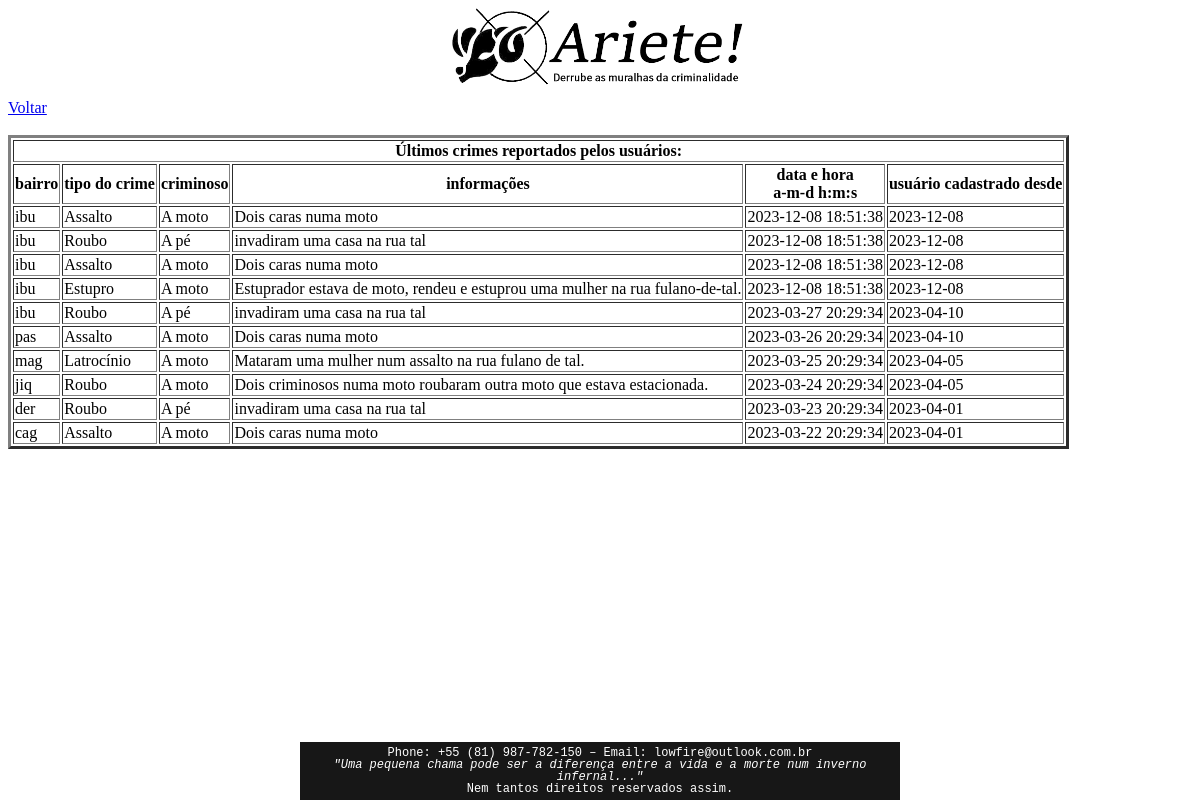
Page /ariete/php/crimes.php (signed in) on the committed database.
### tables this page shows
CREATE TABLE IF NOT EXISTS crimereport(
	id_rep INTEGER PRIMARY KEY AUTO_INCREMENT,
	id_usu INTEGER NOT NULL,
	distr VARCHAR(50) NOT NULL,
	crimetype VARCHAR(50) NOT NULL,
	criminal VARCHAR(50) NOT NULL,
	addinfo VARCHAR(100),
	dtime DATETIME NOT NULL
);

CREATE TABLE IF NOT EXISTS userinfo(
	id_usu INTEGER PRIMARY KEY AUTO_INCREMENT,
	login VARCHAR(15) UNIQUE NOT NULL,
	passw VARCHAR(50) NOT NULL,
	name VARCHAR(100) NOT NULL,
	email VARCHAR(100),
	phone VARCHAR(20),
	rdate DATE,
	adm TINYINT(1),
	u TINYINT(1)
);

### ariete/php/crimes.php (the view, shortened to what this page needs)
<?php
	include 'dbconn.php';
?>
<!DOCTYPE html>
<html lang="pt-BR">
<head>
</head>
<?php
	include '../header.php';
?>
<link rel="stylesheet" type="text/css" href="../css/header.css" />
<body>
	<a href="../home.php">Voltar</a>
	<br><br>
	<table border="3">
		<thead>
			<th scope="col" colspan="8">Últimos crimes reportados pelos usuários:</th>
			<tr>
				<th scope="col">bairro</th>
				<th scope="col">tipo do crime</th>
				<th scope="col">criminoso</th>
				<th scope="col">informações</th>
				<th scope="col">data e hora<br>a-m-d h:m:s</th>
				<th scope="col">usuário cadastrado desde</th>
			</tr>
		</thead>
		<tbody>
			<?php
				$rou = mysqli_fetch_assoc($dbconn -> query ("SELECT `u` FROM `userinfo` WHERE `id_usu`= '".strtolower($_COOKIE['login'])."' "));
				if($rou['u'] == 1){
					$result = $dbconn -> query("SELECT * FROM `crimereport` ORDER BY `crimereport`.`dtime` DESC");
				} else {
					$result = $dbconn -> query("SELECT * FROM `crimereport` WHERE `crimereport`.`dtime` < NOW() - INTERVAL 24 HOUR ORDER BY `crimereport`.`dtime` DESC");
				}
				while ($row = mysqli_fetch_assoc($result)) {
			?>
					<tr>
						<td><?php echo $row['distr']; ?></td>
						<td><?php echo $row['crimetype']; ?></td>
						<td><?php echo $row['criminal']; ?></td>
						<td><?php echo $row['addinfo']; ?></td>
						<td><?php echo $row['dtime']; ?></td>
						<td><?php $result2 = $dbconn -> query("SELECT `rdate` FROM `userinfo` WHERE `id_usu`= '".strtolower($row['id_usu'])."' "); $row2 = mysqli_fetch_assoc($result2); if(!empty($row2['rdate'])){ echo ''.$row2['rdate']; } else { }; ?></td>
					</tr>
			<?php
				}
			?>
		</tbody>
	</table>
</body>
<?php
	include '../footer.php';
?>
<link rel="stylesheet" type="text/css" href="../css/footer.css" />
</html>

### rows in the picture
crimereport: distr "ibu", crimetype "Assalto", criminal "A moto", addinfo "Dois caras numa moto", dtime "2023-12-08 18:51:38", userinfo.rdate "2023-12-08"
crimereport: distr "ibu", crimetype "Roubo", criminal "A pé", addinfo "invadiram uma casa na rua tal", dtime "2023-12-08 18:51:38", userinfo.rdate "2023-12-08"
crimereport: distr "ibu", crimetype "Assalto", criminal "A moto", addinfo "Dois caras numa moto", dtime "2023-12-08 18:51:38", userinfo.rdate "2023-12-08"
crimereport: distr "ibu", crimetype "Estupro", criminal "A moto", addinfo "Estuprador estava de moto, rendeu e estuprou uma mulher na rua fulano-de-tal.", dtime "2023-12-08 18:51:38", userinfo.rdate "2023-12-08"
crimereport: distr "ibu", crimetype "Roubo", criminal "A pé", addinfo "invadiram uma casa na rua tal", dtime "2023-03-27 20:29:34", userinfo.rdate "2023-04-10"
crimereport: distr "pas", crimetype "Assalto", criminal "A moto", addinfo "Dois caras numa moto", dtime "2023-03-26 20:29:34", userinfo.rdate "2023-04-10"
crimereport: distr "mag", crimetype "Latrocínio", criminal "A moto", addinfo "Mataram uma mulher num assalto na rua fulano de tal.", dtime "2023-03-25 20:29:34", userinfo.rdate "2023-04-05"
crimereport: distr "jiq", crimetype "Roubo", criminal "A moto", addinfo "Dois criminosos numa moto roubaram outra moto que estava estacionada.", dtime "2023-03-24 20:29:34", userinfo.rdate "2023-04-05"
crimereport: distr "der", crimetype "Roubo", criminal "A pé", addinfo "invadiram uma casa na rua tal", dtime "2023-03-23 20:29:34", userinfo.rdate "2023-04-01"
crimereport: distr "cag", crimetype "Assalto", criminal "A moto", addinfo "Dois caras numa moto", dtime "2023-03-22 20:29:34", userinfo.rdate "2023-04-01"
